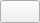
<?xml version="1.0" encoding="UTF-8"?>
<ui version="4.0">
 <class>GGradientManager</class>
 <widget class="QWidget" name="GGradientManager">
  <property name="geometry">
   <rect>
    <x>0</x>
    <y>0</y>
    <width>40</width>
    <height>22</height>
   </rect>
  </property>
  <property name="maximumSize">
   <size>
    <width>40</width>
    <height>16777215</height>
   </size>
  </property>
  <property name="windowTitle">
   <string>Form</string>
  </property>
  <property name="styleSheet">
   <string notr="true"/>
  </property>
  <layout class="QVBoxLayout" name="verticalLayout">
   <property name="leftMargin">
    <number>0</number>
   </property>
   <property name="topMargin">
    <number>0</number>
   </property>
   <property name="rightMargin">
    <number>0</number>
   </property>
   <property name="bottomMargin">
    <number>0</number>
   </property>
   <item>
    <widget class="QToolButton" name="toolButton">
     <property name="minimumSize">
      <size>
       <width>40</width>
       <height>0</height>
      </size>
     </property>
     <property name="text">
      <string/>
     </property>
     <property name="icon">
      <iconset resource="../../../resource/icones.qrc">
       <normaloff>:/Icones/Icones/gradient.png</normaloff>:/Icones/Icones/gradient.png</iconset>
     </property>
     <property name="iconSize">
      <size>
       <width>16</width>
       <height>16</height>
      </size>
     </property>
    </widget>
   </item>
  </layout>
 </widget>
 <resources>
  <include location="../../../resource/icones.qrc"/>
 </resources>
 <connections/>
</ui>
